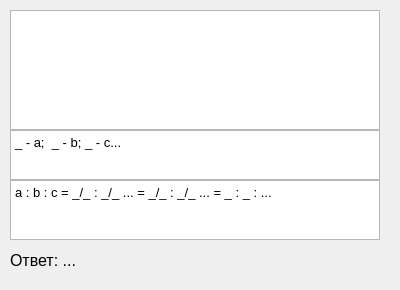
<?xml version="1.0" encoding="UTF-8"?>
<ui version="4.0">
 <class>Form</class>
 <widget class="QWidget" name="Form">
  <property name="geometry">
   <rect>
    <x>0</x>
    <y>0</y>
    <width>400</width>
    <height>290</height>
   </rect>
  </property>
  <property name="windowTitle">
   <string>Формула по массовым долям</string>
  </property>
  <widget class="QLabel" name="ans">
   <property name="geometry">
    <rect>
     <x>10</x>
     <y>240</y>
     <width>370</width>
     <height>40</height>
    </rect>
   </property>
   <property name="font">
    <font>
     <pointsize>12</pointsize>
    </font>
   </property>
   <property name="text">
    <string>Ответ: ...</string>
   </property>
  </widget>
  <widget class="QTextBrowser" name="tb1">
   <property name="geometry">
    <rect>
     <x>10</x>
     <y>130</y>
     <width>370</width>
     <height>50</height>
    </rect>
   </property>
   <property name="html">
    <string>&lt;!DOCTYPE HTML PUBLIC &quot;-//W3C//DTD HTML 4.0//EN&quot; &quot;http://www.w3.org/TR/REC-html40/strict.dtd&quot;&gt;
&lt;html&gt;&lt;head&gt;&lt;meta name=&quot;qrichtext&quot; content=&quot;1&quot; /&gt;&lt;style type=&quot;text/css&quot;&gt;
p, li { white-space: pre-wrap; }
&lt;/style&gt;&lt;/head&gt;&lt;body style=&quot; font-family:'Cantarell'; font-size:10pt; font-weight:400; font-style:normal;&quot;&gt;
&lt;p style=&quot; margin-top:0px; margin-bottom:0px; margin-left:0px; margin-right:0px; -qt-block-indent:0; text-indent:0px;&quot;&gt;&lt;span style=&quot; font-family:'Cantarell';&quot;&gt;_ - a;  _ - b; _ - c...&lt;/span&gt;&lt;/p&gt;&lt;/body&gt;&lt;/html&gt;</string>
   </property>
  </widget>
  <widget class="QTextBrowser" name="tb2">
   <property name="geometry">
    <rect>
     <x>10</x>
     <y>180</y>
     <width>370</width>
     <height>60</height>
    </rect>
   </property>
   <property name="html">
    <string>&lt;!DOCTYPE HTML PUBLIC &quot;-//W3C//DTD HTML 4.0//EN&quot; &quot;http://www.w3.org/TR/REC-html40/strict.dtd&quot;&gt;
&lt;html&gt;&lt;head&gt;&lt;meta name=&quot;qrichtext&quot; content=&quot;1&quot; /&gt;&lt;style type=&quot;text/css&quot;&gt;
p, li { white-space: pre-wrap; }
&lt;/style&gt;&lt;/head&gt;&lt;body style=&quot; font-family:'Cantarell'; font-size:10pt; font-weight:400; font-style:normal;&quot;&gt;
&lt;p style=&quot; margin-top:0px; margin-bottom:0px; margin-left:0px; margin-right:0px; -qt-block-indent:0; text-indent:0px;&quot;&gt;&lt;span style=&quot; font-family:'Cantarell';&quot;&gt;a : b : c = _/_ : _/_ ... = _/_ : _/_ ... = _ : _ : ...&lt;/span&gt;&lt;/p&gt;&lt;/body&gt;&lt;/html&gt;</string>
   </property>
  </widget>
  <widget class="QTextBrowser" name="dano">
   <property name="geometry">
    <rect>
     <x>10</x>
     <y>10</y>
     <width>370</width>
     <height>120</height>
    </rect>
   </property>
  </widget>
 </widget>
 <resources/>
 <connections/>
</ui>
